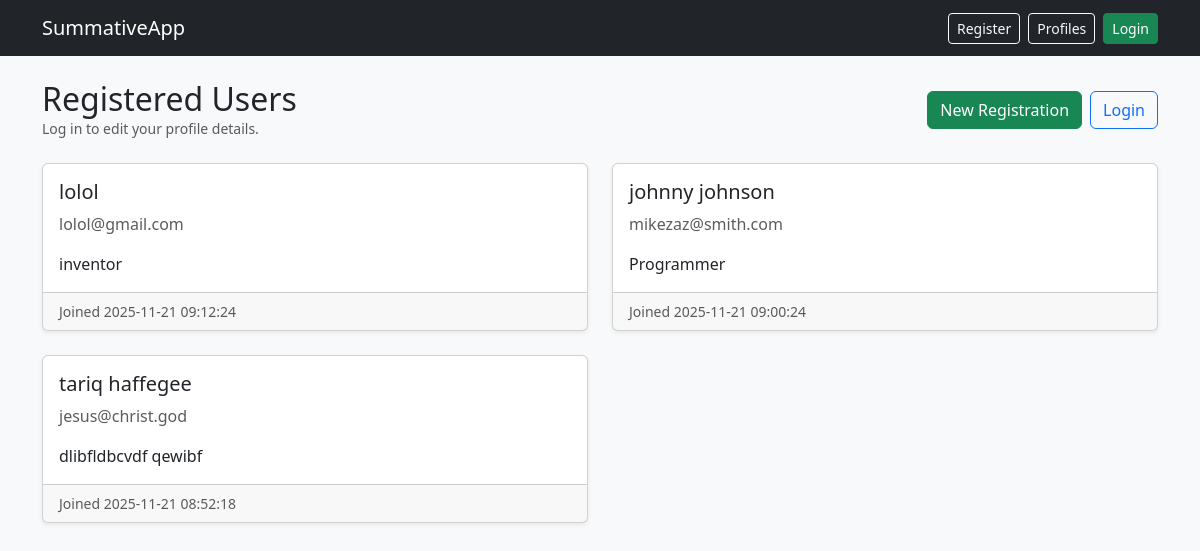
The page /profiles on the database its author committed.
### tables this page shows
CREATE TABLE users (
            id INTEGER PRIMARY KEY AUTOINCREMENT,
            full_name TEXT NOT NULL,
            email TEXT NOT NULL UNIQUE,
            bio TEXT,
            created_at TIMESTAMP DEFAULT CURRENT_TIMESTAMP
        , password_hash TEXT DEFAULT '');

### app.py (the view)
    @app.route("/profiles")
    def profiles():
        records: list[sqlite3.Row] = []
        def fetch(cursor: sqlite3.Cursor) -> None:
            cursor.execute(
                "SELECT id, full_name, email, bio, created_at FROM users ORDER BY created_at DESC"
            )
            records.extend(cursor.fetchall())
        db_action(fetch)
        return render_template("profiles.html", profiles=records)

### templates/profiles.html (shortened to what this page needs)
{% extends "base.html" %}
{% block content %}
<div class="d-flex justify-content-between align-items-center mb-4">
  <div>
    <h2 class="mb-0">Registered Users</h2>
    {% if not current_user_id %}
    <p class="text-muted small mb-0">
      Log in to edit your profile details.
    </p>
    {% endif %}
  </div>
  <div class="d-flex gap-2">
    <a class="btn btn-success" href="{{ url_for('register') }}">New Registration</a>
    <a class="btn btn-outline-primary" href="{{ url_for('login') }}">Login</a>
  </div>
</div>
{% if profiles %}
<div class="row row-cols-1 row-cols-md-2 g-4">
  {% for profile in profiles %}
  <div class="col">
    <div class="card shadow-sm h-100">
      <div class="card-body">
        <h5 class="card-title">{{ profile.full_name }}</h5>
        <p class="card-text text-muted">{{ profile.email }}</p>
        <p class="card-text">
          {{ profile.bio or "No biography provided yet." }}
        </p>
      </div>
      <div class="card-footer d-flex justify-content-between align-items-center">
        <small class="text-muted"
          >Joined {{ profile.created_at }}</small
        >
      </div>
    </div>
  </div>
  {% endfor %}
</div>
{% else %}
<div class="alert alert-info">No profiles yet. Be the first to register!</div>
{% endif %}
{% endblock %}

### templates/base.html (shortened to what this page needs)
<!doctype html>
<html lang="en">
  <head>
    <link
      rel="stylesheet"
      href="https://cdn.jsdelivr.net/npm/bootstrap@5.3.3/dist/css/bootstrap.min.css"
    />
  </head>
  <body class="bg-light">
    <nav class="navbar navbar-expand-lg navbar-dark bg-dark mb-4">
      <div class="container">
        <a class="navbar-brand" href="{{ url_for('register') }}">SummativeApp</a>
        <div class="d-flex align-items-center gap-2">
          <a class="btn btn-outline-light btn-sm" href="{{ url_for('register') }}"
            >Register</a
          >
          <a class="btn btn-outline-light btn-sm" href="{{ url_for('profiles') }}"
            >Profiles</a
          >
          {% if current_user_name %}
          <span class="text-white-50 small"
            >Hi, {{ current_user_name }}</span
          >
          <a class="btn btn-warning btn-sm" href="{{ url_for('logout') }}"
            >Logout</a
          >
          {% else %}
          <a class="btn btn-success btn-sm" href="{{ url_for('login') }}"
            >Login</a
          >
          {% endif %}
        </div>
      </div>
    </nav>
    <main class="container">
      {% block content %}{% endblock %}
    </main>
  </body>
</html>

### rows shown on the page
users: full_name "lolol", email "lolol@gmail.com", bio "inventor", created_at "2025-11-21 09:12:24"
users: full_name "johnny johnson", email "mikezaz@smith.com", bio "Programmer", created_at "2025-11-21 09:00:24"
users: full_name "tariq haffegee", email "jesus@christ.god", bio "dlibfldbcvdf qewibf", created_at "2025-11-21 08:52:18"
